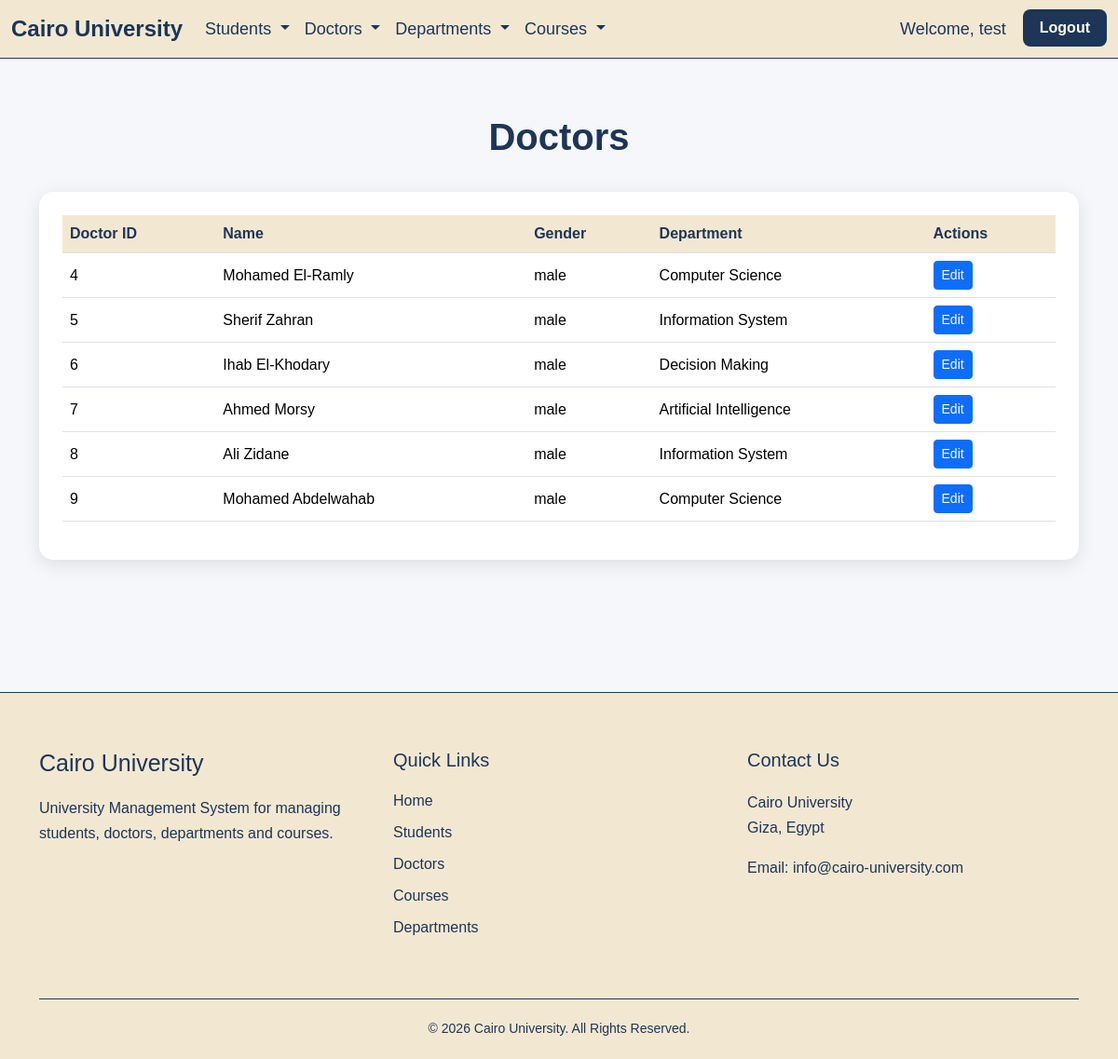
Screenshot of /pages/view-doctors.php (signed in) with the database file from the repository.
### tables this page shows
CREATE TABLE `doctors` (
  `doctor_id` int(11) NOT NULL,
  `doctor_name` varchar(100) NOT NULL,
  `doctor_gender` enum('male','female') DEFAULT NULL,
  `department_id` int(11) DEFAULT NULL
);

CREATE TABLE `departments` (
  `department_id` int(11) NOT NULL,
  `department_name` varchar(100) NOT NULL,
  `department_code` varchar(7) DEFAULT NULL
);

### auth/auth.php (called while the page is built, shortened)
<?php
function hasRole($role)
{
    return isset($_SESSION['role']) &&
           $_SESSION['role'] == $role;
}
function isAdminOrSubAdmin()
{
    return hasRole('admin') || hasRole('sub_admin');
}
?>

### pages/view-doctors.php (the view, shortened to what this page needs)
<?php
include("../config/database.php");
$sql = "SELECT
            doctors.doctor_id,
            doctors.doctor_name,
            doctors.doctor_gender,
            departments.department_name
        FROM doctors
        LEFT JOIN departments
            ON doctors.department_id = departments.department_id";
$result = mysqli_query($connection, $sql);
?>
<!DOCTYPE html>
<html lang="en">
<head>
    <link
        href="https://cdn.jsdelivr.net/npm/bootstrap@5.3.8/dist/css/bootstrap.min.css"
        rel="stylesheet">
    <link rel="stylesheet" href="../css/style.css">
</head>
<body>
    <?php include('../includes/navbar.php'); ?>
    <section class="view-section">
        <div class="container">
            <h1 class="page-title">
                Doctors
            </h1>
            <div class="table-container">
                <table class="table table-hover">
                    <thead>
                        <tr>
                            <th>Doctor ID</th>
                            <th>Name</th>
                            <th>Gender</th>
                            <th>Department</th>
                            <th>Actions</th>
                        </tr>
                    </thead>
                    <tbody>
                        <?php
                        while ($doctor = mysqli_fetch_assoc($result)) {
                        ?>
                            <tr>
                                <td>
                                    <?php echo $doctor['doctor_id']; ?>
                                </td>
                                <td>
                                    <?php echo $doctor['doctor_name']; ?>
                                </td>
                                <td>
                                    <?php echo $doctor['doctor_gender']; ?>
                                </td>
                                <td>
                                    <?php echo $doctor['department_name']; ?>
                                </td>
                                <td>
                                    <?php if (isAdminOrSubAdmin()) { ?>
                                        <a
                                            href="edit-doctors.php?id=<?php echo $doctor['doctor_id']; ?>"
                                            class="btn btn-primary btn-sm">
                                            Edit
                                        </a>
                                    <?php } ?>
                                </td>
                            </tr>
                        <?php
                        }
                        ?>
                    </tbody>
                </table>
            </div>
        </div>
    </section>
<?php include("../includes/footer.php")?>
</body>
</html>

### css/style.css (style rules this page uses)
body { margin: 0; font-family: Arial, sans-serif; }
.view-section { background-color: #f5f7fa; min-height: 85vh; padding: 60px 0; }
.page-title { color: #1D3557; text-align: center; font-size: 40px; font-weight: bold; margin-bottom: 35px; }
.table-container { background-color: white; padding: 25px; border-radius: 15px; box-shadow: 0 5px 20px rgba(0, 0, 0, 0.1); }
.table thead th { background-color: #F2E8D2; color: #1D3557; font-weight: bold; }
.table tbody td { vertical-align: middle; }

### rows the page displays
doctors: doctor_id "4", doctor_name "Mohamed El-Ramly", doctor_gender "male", department.department_name "Computer Science"
doctors: doctor_id "5", doctor_name "Sherif Zahran", doctor_gender "male", department.department_name "Information System"
doctors: doctor_id "6", doctor_name "Ihab El-Khodary", doctor_gender "male", department.department_name "Decision Making"
doctors: doctor_id "7", doctor_name "Ahmed Morsy", doctor_gender "male", department.department_name "Artificial Intelligence"
doctors: doctor_id "8", doctor_name "Ali Zidane", doctor_gender "male", department.department_name "Information System"
doctors: doctor_id "9", doctor_name "Mohamed Abdelwahab", doctor_gender "male", department.department_name "Computer Science"

### other values shown
$_SESSION['username'] "test"
